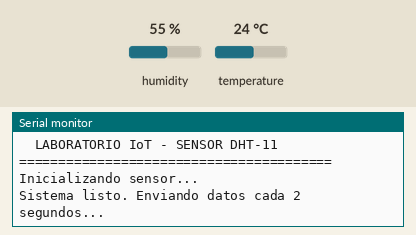
A sketch run on a simulated Arduino Uno, built with avr-gcc and run on an emulated ATmega328P. Parts: the last lines printed to the serial monitor. The test bench sets the inputs (shaded band); at power-on: humidity 55 %, temperature 24 °C.

Above: at 3.2 s.
3.3 s: humidity set to 22 %
At 4.8 s:
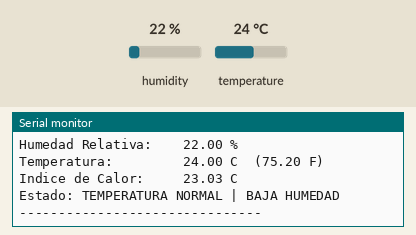
6.5 s: temperature set to 12 °C
At 9.7 s:
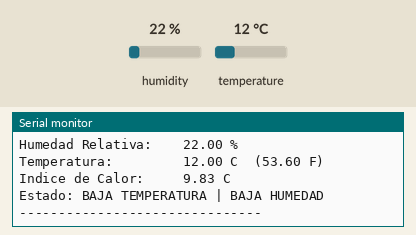
12.1 s: humidity set to 40 %
At 13.4 s:
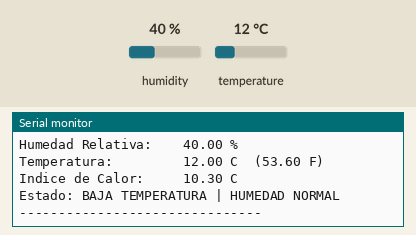
16.5 s: temperature set to 19 °C
At 18.4 s:
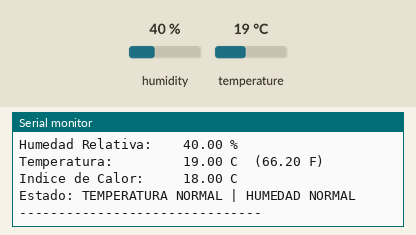
20.8 s: humidity set to 88 %
At 22.3 s:
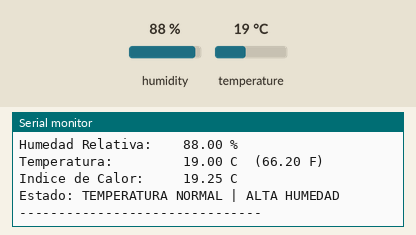
25.1 s: temperature set to 33 °C
At 27.3 s:
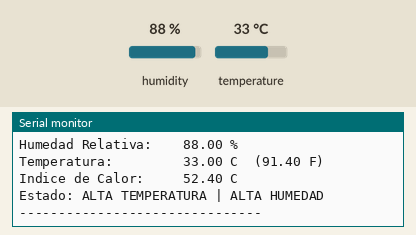
Timing chart, 0 to 28.8 s (numbered marks = the images above; inputs shaded):
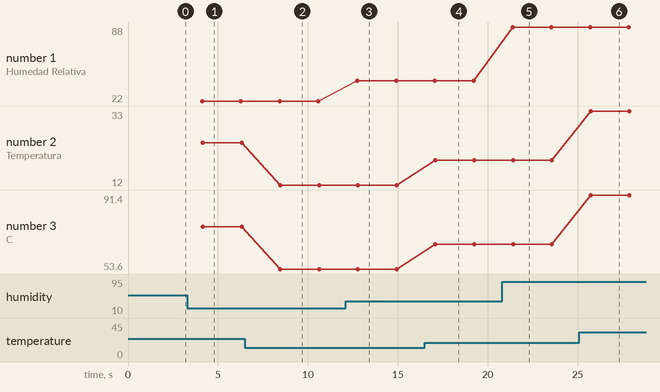

Measured:
- after the input at 3.3 s, the serial monitor: prints a new line after 0.82 s (image 1)
- after the input at 6.5 s, the serial monitor: prints a new line after 2.0 s (image 2)
- after the input at 12.1 s, the serial monitor: prints a new line after 0.65 s (image 3)
- after the input at 16.5 s, the serial monitor: prints a new line after 0.59 s (image 4)
- after the input at 20.8 s, the serial monitor: prints a new line after 0.58 s (image 5)
- after the input at 25.1 s, the serial monitor: prints a new line after 0.62 s (image 6)
- plotted number 1: 22 → 40 after the input at 12.1 s, 40 → 88 after the input at 20.8 s
- plotted number 2: 24 → 12 after the input at 6.5 s, 12 → 19 after the input at 16.5 s, 19 → 33 after the input at 25.1 s

The sketch:

dht11.ino
```cpp
/*
 * Laboratorio IoT - Actividad 1: Sensor DHT-11
 * Placa usada en el laboratorio: Arduino UNO
 */

#include "DHT.h"

// Constantes de configuracion
#define DHT_PIN       4        // Pin de datos del sensor
#define DHT_TYPE      DHT22    // Tipo de sensor disponible en el laboratorio

// Instancia del sensor
DHT sensorDHT(DHT_PIN, DHT_TYPE);

// Variables para almacenar lecturas
float temperatura = 0.0;
float humedad = 0.0;

void setup() {
  Serial.begin(9600);
  while (!Serial);           // Esperar conexion (Mega compatible)

  Serial.println(F("========================================"));
  Serial.println(F("  LABORATORIO IoT - SENSOR DHT-11"));
  Serial.println(F("========================================"));
  Serial.println(F("Inicializando sensor..."));

  sensorDHT.begin();

  // Pequena pausa para estabilizacion
  delay(2000);

  Serial.println(F("Sistema listo. Enviando datos cada 2 segundos...\n"));
}

void loop() {
  // Esperar el intervalo minimo entre lecturas (1 segundo para DHT11)
  delay(2000);

  // Leer datos del sensor
  humedad = sensorDHT.readHumidity();
  temperatura = sensorDHT.readTemperature();      // Celsius por defecto
  float tempF = sensorDHT.readTemperature(true);   // Fahrenheit

  // Verificar si la lectura fallo
  if (isnan(humedad) || isnan(temperatura)) {
    Serial.println(F("ERROR! Fallo en la lectura del sensor DHT-11"));
    Serial.println(F("Verifique conexiones y alimentacion del sensor"));
    return;
  }

  // Calcular indice de calor (heat index) en Celsius
  float indiceCalor = sensorDHT.computeHeatIndex(temperatura, humedad, false);

  // Mostrar resultados formateados
  Serial.println(F("-------------------------------"));
  Serial.print(F("Humedad Relativa:    "));
  Serial.print(humedad);
  Serial.println(F(" %"));

  Serial.print(F("Temperatura:         "));
  Serial.print(temperatura);
  Serial.print(F(" C  ("));
  Serial.print(tempF);
  Serial.println(F(" F)"));

  Serial.print(F("Indice de Calor:     "));
  Serial.print(indiceCalor);
  Serial.println(F(" C"));

  // Evaluacion de condiciones ambientales
  Serial.print(F("Estado: "));
  if (temperatura > 30) {
    Serial.print(F("ALTA TEMPERATURA"));
  } else if (temperatura < 15) {
    Serial.print(F("BAJA TEMPERATURA"));
  } else {
    Serial.print(F("TEMPERATURA NORMAL"));
  }
  Serial.print(F(" | "));

  if (humedad > 70) {
    Serial.println(F("ALTA HUMEDAD"));
  } else if (humedad < 30) {
    Serial.println(F("BAJA HUMEDAD"));
  } else {
    Serial.println(F("HUMEDAD NORMAL"));
  }
  Serial.println(F("-------------------------------\n"));
}

// Funcion adicional para diagnostico del sensor
void diagnosticarSensor() {
  Serial.println(F("--- DIAGNOSTICO DEL SENSOR ---"));
  Serial.print(F("Tipo configurado: DHT-"));
  Serial.println(DHT_TYPE);
  Serial.print(F("Pin de datos: Digital "));
  Serial.println(DHT_PIN);
  Serial.println(F("Rango valido de lecturas:"));
  Serial.println(F("  - Temperatura: 0 a 50 C"));
  Serial.println(F("  - Humedad: 20% a 90% RH"));
}
```
